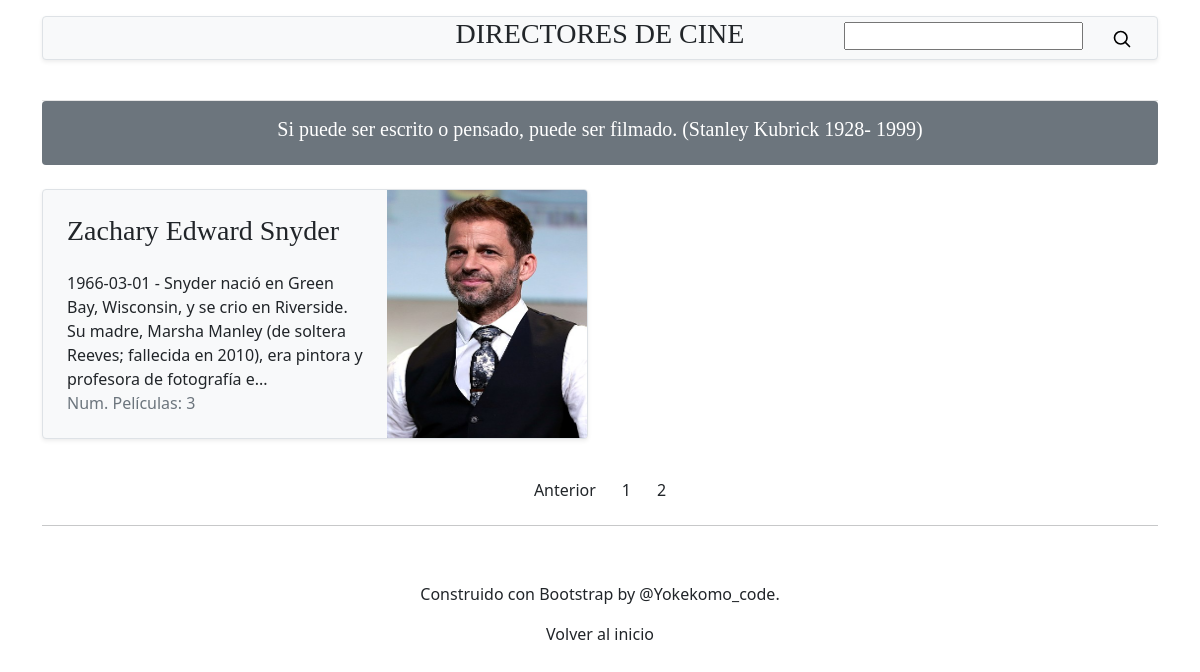
Page /catalog/?page=2 on the committed database.
### catalog/models.py (models this page shows, shortened)
class Frases(models.Model):
    frases_directores = models.CharField(max_length=100)
    def __str__(self):
        return self.frases_directores

class Director(models.Model):
    nombre_dir = models.CharField(max_length=60)
    primer_apellido_dir = models.CharField(max_length=60)
    segundo_apellido_dir = models.CharField(max_length=60, null=True, blank=True)
    edad_dir = models.DateField(null=True, blank=True)
    fallecido_dir = models.DateField('Fallecido', null=True, blank=True)
    bio_dir = models.TextField(max_length=2000)
    avatar_dir = models.ImageField(upload_to='imagenes/', null=True, blank=True)
    def nombre(self):
        if self.segundo_apellido_dir is None:
            return '%s %s' % (self.nombre_dir, self.primer_apellido_dir)
        else:
            return '%s %s %s' % (self.nombre_dir, self.primer_apellido_dir, self.segundo_apellido_dir)
    def edad(self):
        if self.fallecido_dir is not None:
            return '%s, Fallecido %s' % (self.edad_dir, self.fallecido_dir)
        else:
            return '%s' % self.edad_dir
    def bio(self):
        return self.bio_dir[:165:] + '...'
    def foto(self):
        return format_html('<img src="{}" width=200 height=250 />', self.avatar_dir.url)
    def numero_pel(self):
        total_pel_dir = Peliculas.objects.filter(director_pel=self.id).count()
        return total_pel_dir

### catalog/views.py (the view)
# urls.py: path('', views.index, name='index'),
def index(request):
    los_directores = Director.objects.all().order_by('nombre_dir')
    paginator = Paginator(los_directores, 10)
    page = request.GET.get('page')
    try:
        items = paginator.page(page)
    except PageNotAnInteger:
        items = paginator.page(1)
    except EmptyPage:
        items = paginator.page(paginator.num_pages)
    return render(request, 'catalog/index.html', {
        'meta_description': '',
        'meta_keywords': '',
        'items': items,
        'lista_frases': dame_random(),
    })

### catalog/templatetags/navigation_filters.py (called while the page is built)
@register.filter(name='page_filter')
def page_filter(self, items):
    current_value = items.number
    valmax = items.paginator.page_range[-1]
    gapval = 4
    valini = current_value - gapval
    if valini <= 0:
        valini = 1
    valend = 1 + current_value + gapval
    if valend > valmax:
        valend = valmax + 1
    return range(valini, valend)

### catalog/views.py (called while the page is built)
def dame_random():
    numero = Frases.objects.all().count()
    numero_random = randint(1, numero)
    dame_frase = Frases.objects.filter(id=numero_random)
    return dame_frase

### catalog/templates/catalog/index.html (shortened to what this page needs)
<!doctype html>
{% load static %}
<html lang="es" xmlns="http://www.w3.org/1999/html">
  <head>
    <link rel="stylesheet" href="{% static 'bootstrap4/css/bootstrap.min.css' %}">
    <link href="{% static 'bootstrap4/css/mi-css.css' %}" rel="stylesheet">
  </head>
  <body>
  <div class="container">
    <header class="header py-3">
      <div class="row g-0 text-center border rounded overflow-hidden flex-md-row mb-4 shadow-sm position-relative bg-light">
        <div class="col-4 pt-1">
        </div>
        <div class="col-4 text-center">
          <h3>
            <a class="text-dark" href="/catalog" >DIRECTORES DE CINE</a>
          </h3>
        </div>
        <div class="col-4 d-flex justify-content-end align-items-center">
          <form action="/catalog/buscar/" method="GET">
            <input type="text" name="buscar_dir">
              <button class="btn btn-light btn-sm" rel="submit">
                <svg xmlns="http://www.w3.org/2000/svg" width="20" height="20" fill="none" stroke="currentColor"
                 stroke-linecap="round" stroke-linejoin="round" stroke-width="2" class="mx-3" role="img"
                 viewBox="0 0 24 24">
                <title>Buscar</title><circle cx="10.5" cy="10.5" r="7.5"/><path d="M21 21l-5.2-5.2"/>
                </svg>
              </button>
          </form>
        </div>
      </div>
    </header>
  </div>
  <main class="container">
    <div class="p-4 p-md-3 mb-4 text-white rounded bg-secondary">
      <h5 align="center">{% for frase in lista_frases %} {{frase}} {% endfor %}</h5>
    </div>
    {% block content %}
    {% load navigation_filters %}
    <div class="row mb-2">
      {% for item in items %}
      <div class="col-md-6">
        <div class="row g-0 border rounded overflow-hidden flex-md-row mb-4 shadow-sm h-md-250 position-relative bg-light">
          <div class="col p-4 d-flex flex-column position-static">
            <h3 class="mb-0">
              <a href="buscar/ficha_dir/?page={{ item.id }}" class="text-dark" name="dame_ficha_dir">{{ item.nombre }}</a>
            </h3>
            <br>
            <p class="mb-auto">
              <a href="buscar/ficha_dir/?page={{ item.id }}" class="text-dark" name="dame_ficha_dir">
                {{ item.edad }} - {{ item.bio }}
              </a>
            </p>
            <div class="mb-1 text-muted">Num. Películas: {{ item.numero_pel }}
            </div>
          </div>
          <div class="col-auto d-none d-lg-block">
            <a href="buscar/ficha_dir/?page={{ item.id }}" class="text-dark" name="dame_ficha_dir">
              {{ item.foto }}
            </a>
          </div>
        </div>
      </div>
      {% endfor %}
    </div>
     {% if items.has_next or items.has_previous %}
      <nav>
        <ul class="pagination justify-content-center">
            {% if items.has_previous %}
                <li><a href="?page={{ items.previous_page_number }}" class="btn btn-pages">
                  Anterior
                </a></li>
            {% endif %}
            {% for page in items.paginator.page_range|page_filter:items %}
                <li class="{% if items.number == page %}active{% endif %}">
                    <a class="btn btn-pages" href="?page={{ page }}">{{ page }}</a></li>
            {% endfor %}
        </ul>
        </nav>
      {% endif %}
      {% endblock %}
    <hr>
  </main>
  <footer class="footer">
    <p>Construido con <a href="https://getbootstrap.com/" class="text-dark">Bootstrap</a> by
      <a href="https://twitter.com/@Yokekomo_code" class="text-dark">@Yokekomo_code</a>.</p>
    <p>
      <a class="text-dark" href="#" >Volver al inicio</a>
    </p>
  </footer>
  </body>
</html>

### rows in the picture
Frases: frases_directores "Si puede ser escrito o pensado, puede ser filmado. (Stanley Kubrick 1928- 1999)"
Director: nombre "Zachary Edward Snyder", edad "1966-03-01", bio "Snyder nació en Green Bay, Wisconsin, y se crio en Riverside. Su madre, Marsha Manley (de soltera Reeves; fallecida en 2010), era pintora y profesora de fotografía e...", numero_pel "3", foto (picture)

### other values in the picture
{{ page }} "1" "2"
